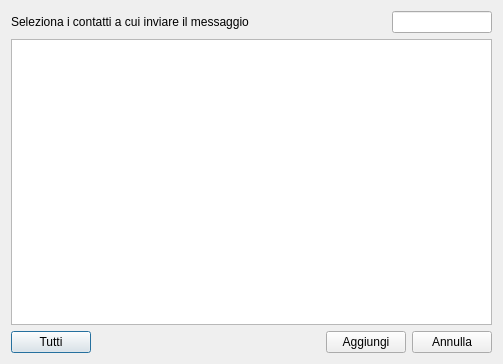
<?xml version="1.0" encoding="UTF-8"?>
<ui version="4.0">
 <class>multipleCheckDialog</class>
 <widget class="QDialog" name="multipleCheckDialog">
  <property name="geometry">
   <rect>
    <x>0</x>
    <y>0</y>
    <width>503</width>
    <height>364</height>
   </rect>
  </property>
  <property name="windowTitle">
   <string>Seleziona Contatti</string>
  </property>
  <layout class="QHBoxLayout" name="horizontalLayout_2">
   <item>
    <layout class="QVBoxLayout" name="verticalLayout">
     <item>
      <layout class="QHBoxLayout" name="horizontalLayout_3">
       <property name="topMargin">
        <number>0</number>
       </property>
       <item>
        <widget class="QLabel" name="label">
         <property name="text">
          <string>Seleziona i contatti a cui inviare il messaggio</string>
         </property>
        </widget>
       </item>
       <item>
        <spacer name="horizontalSpacer_2">
         <property name="orientation">
          <enum>Qt::Horizontal</enum>
         </property>
         <property name="sizeHint" stdset="0">
          <size>
           <width>40</width>
           <height>20</height>
          </size>
         </property>
        </spacer>
       </item>
       <item>
        <widget class="QLabel" name="icon_find">
         <property name="text">
          <string/>
         </property>
         <property name="pixmap">
          <pixmap resource="resources.qrc">:/resource/findd.png</pixmap>
         </property>
        </widget>
       </item>
       <item>
        <widget class="QLineEdit" name="lineEdit">
         <property name="maximumSize">
          <size>
           <width>100</width>
           <height>16777215</height>
          </size>
         </property>
        </widget>
       </item>
      </layout>
     </item>
     <item>
      <widget class="QListWidget" name="listWidget"/>
     </item>
     <item>
      <layout class="QHBoxLayout" name="horizontalLayout">
       <item>
        <widget class="QPushButton" name="button_all">
         <property name="text">
          <string>Tutti</string>
         </property>
         <property name="icon">
          <iconset resource="resources.qrc">
           <normaloff>:/resource/freccia.png</normaloff>:/resource/freccia.png</iconset>
         </property>
        </widget>
       </item>
       <item>
        <spacer name="horizontalSpacer">
         <property name="orientation">
          <enum>Qt::Horizontal</enum>
         </property>
         <property name="sizeHint" stdset="0">
          <size>
           <width>40</width>
           <height>20</height>
          </size>
         </property>
        </spacer>
       </item>
       <item>
        <widget class="QPushButton" name="pushButton_2">
         <property name="text">
          <string>Aggiungi</string>
         </property>
         <property name="icon">
          <iconset resource="resources.qrc">
           <normaloff>:/resource/aggiungi.png</normaloff>:/resource/aggiungi.png</iconset>
         </property>
         <property name="iconSize">
          <size>
           <width>14</width>
           <height>14</height>
          </size>
         </property>
        </widget>
       </item>
       <item>
        <widget class="QPushButton" name="pushButton">
         <property name="text">
          <string>Annulla</string>
         </property>
         <property name="icon">
          <iconset resource="resources.qrc">
           <normaloff>:/resource/rimuovi.png</normaloff>:/resource/rimuovi.png</iconset>
         </property>
         <property name="iconSize">
          <size>
           <width>14</width>
           <height>14</height>
          </size>
         </property>
        </widget>
       </item>
      </layout>
     </item>
    </layout>
   </item>
  </layout>
 </widget>
 <resources>
  <include location="resources.qrc"/>
 </resources>
 <connections/>
</ui>
